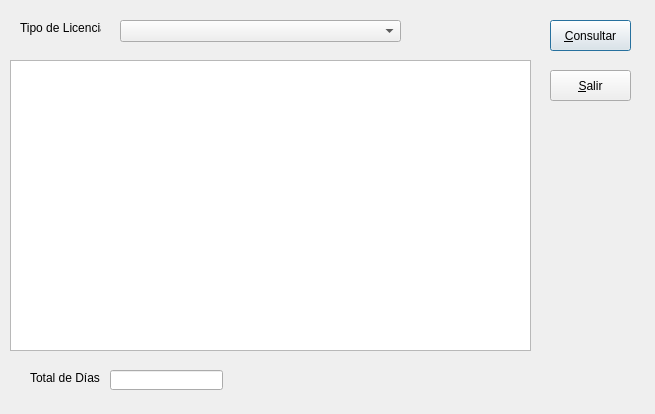
<?xml version="1.0" encoding="UTF-8"?>
<ui version="4.0">
 <class>frmConsulta</class>
 <widget class="QDialog" name="frmConsulta">
  <property name="geometry">
   <rect>
    <x>0</x>
    <y>0</y>
    <width>655</width>
    <height>414</height>
   </rect>
  </property>
  <property name="windowTitle">
   <string>Consulta de Licencias</string>
  </property>
  <widget class="QPushButton" name="btnConsultar">
   <property name="geometry">
    <rect>
     <x>550</x>
     <y>20</y>
     <width>81</width>
     <height>31</height>
    </rect>
   </property>
   <property name="text">
    <string>&amp;Consultar</string>
   </property>
  </widget>
  <widget class="QPushButton" name="btnSalir">
   <property name="geometry">
    <rect>
     <x>550</x>
     <y>70</y>
     <width>81</width>
     <height>31</height>
    </rect>
   </property>
   <property name="text">
    <string>&amp;Salir</string>
   </property>
  </widget>
  <widget class="QTableView" name="tblLicencias">
   <property name="geometry">
    <rect>
     <x>10</x>
     <y>60</y>
     <width>521</width>
     <height>291</height>
    </rect>
   </property>
  </widget>
  <widget class="QComboBox" name="cmbTipo">
   <property name="geometry">
    <rect>
     <x>120</x>
     <y>20</y>
     <width>281</width>
     <height>22</height>
    </rect>
   </property>
  </widget>
  <widget class="QLabel" name="label_2">
   <property name="geometry">
    <rect>
     <x>20</x>
     <y>20</y>
     <width>81</width>
     <height>16</height>
    </rect>
   </property>
   <property name="text">
    <string>Tipo de Licencia</string>
   </property>
  </widget>
  <widget class="QLabel" name="label">
   <property name="geometry">
    <rect>
     <x>30</x>
     <y>370</y>
     <width>71</width>
     <height>16</height>
    </rect>
   </property>
   <property name="text">
    <string>Total de Días</string>
   </property>
  </widget>
  <widget class="QLineEdit" name="txtTotal">
   <property name="geometry">
    <rect>
     <x>110</x>
     <y>370</y>
     <width>113</width>
     <height>20</height>
    </rect>
   </property>
  </widget>
 </widget>
 <resources/>
 <connections/>
</ui>
